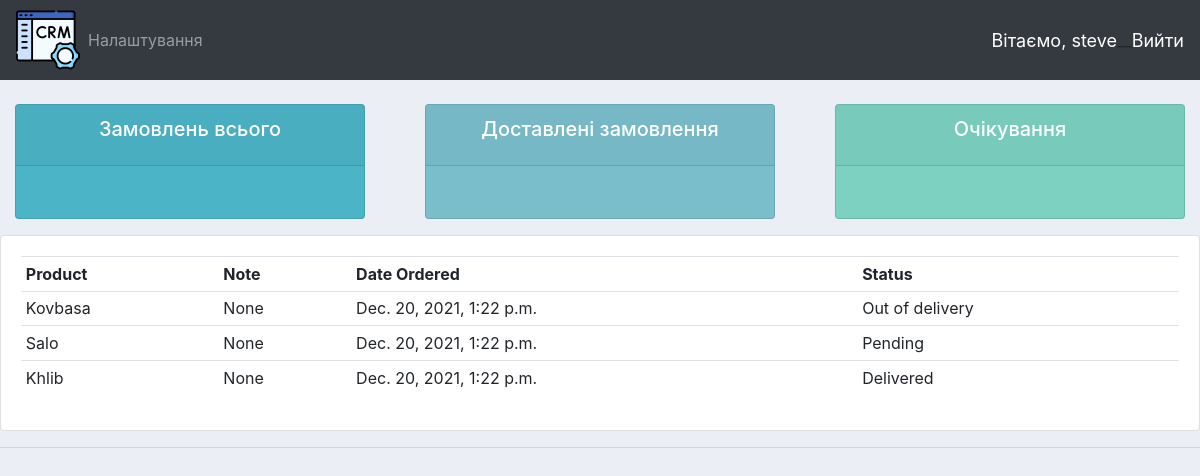
Page /user/ (signed in) on the committed database.
### accounts/models.py (models this page shows)
class Order(models.Model):
    STATUS = (
            ('Pending', 'Pending'),
            ('Out of delivery', 'Out of delivery'),
            ('Delivered', 'Delivered'),
            )
    customer = models.ForeignKey(Customer, null=True, on_delete=models.SET_NULL)
    product = models.ForeignKey(Product, null=True, on_delete=models.SET_NULL)
    date_created = models.DateTimeField(auto_now_add=True)
    status = models.CharField(max_length=200, null=True, choices=STATUS)
    tags = models.ManyToManyField(Tag)
    note = models.CharField(max_length=200, null=True)
    def __str__(self):
        return self.product.name

class Product(models.Model):
    CATEGORY = (
            ('Indoor', 'Indoor'),
            ('Outdoor', 'Outdoor'),
            )
    name = models.CharField(max_length=200, null=True)
    price = models.FloatField(null=True)
    category = models.CharField(max_length=200, null=True, choices=CATEGORY)
    description = models.CharField(max_length=200, null=True, blank=True)
    date_created = models.DateTimeField(auto_now_add=True)
    tags = models.ManyToManyField(Tag)
    def __str__(self):
        return self.name

### accounts/decorators.py (the view)
        def wrapper_func(request, *args, **kwargs):
            group = None
            if request.user.groups.exists():
                group = request.user.groups.all()[0].name
            if group in allowed_roles:
                return view_func(request, *args, **kwargs)
            else:
                return HttpResponse('Ви не авторизовані!')

### accounts/views.py (called while the page is built)
@login_required(login_url='login')
@allowed_users(allowed_roles=['customer'])
def userPage(request):
    orders = request.user.customer.order_set.all()
    print('ORDERS:', orders)
    context = {'orders': orders}
    return render(request, 'accounts/user.html', context)

### accounts/templates/accounts/user.html
{% extends 'accounts/main.html' %}
{% block content %}
{% include 'accounts/status.html' %}
<div class="row">
	<div class="col-md">
		<div class="card card-body">
			<table class="table table-sm">
				<tr>
					<th>Product</th>
					<th>Note</th>
					<th>Date Ordered</th>
					<th>Status</th>
				</tr>
				{% for order in orders %}
				<tr>
					<td>{{order.product}}</td>
					<td>{{order.note}}</td>
					<td>{{order.date_created}}</td>
					<td>{{order.status}}</td>
				</tr>
				{% endfor %}
			</table>
		</div>
	</div>
</div>
{% endblock %}

### accounts/templates/accounts/navbar.html (shortened to what this page needs)
{% load static %}
<nav class="navbar navbar-expand-lg navbar-dark bg-dark">
  <img src="{% static 'images/crm.png' %}" alt="">
  <div class="collapse navbar-collapse" id="navbarNav" >
    <ul class="navbar-nav">
      {% if request.user.is_staff %}
      <li class="nav-item active">
        <a class="nav-link" href="{% url 'home' %}">Головна сторінка</a>
      </li>
      <li class="nav-item">
        <a class="nav-link" href="{% url 'products' %}">Товари</a>
      </li>
      {% else %}
      <li class="nav-item">
        <a class="nav-link" href="{% url 'account' %}">Налаштування</a>
      </li>
      {% endif %}
    </ul>
  </div>
  <span class="hello-msg">Вітаємо,      {{ request.user }}</span>
  __
  <span ><a  class="hello-msg" href="{% url 'logout' %}">Вийти</a></span>
</nav>

### static/css/main.css (style rules this page uses)
body { background-color: #ebeff5; }

### accounts/templates/accounts/navbar.html (style rules this page uses)
.hello-msg { font-size: 18px; color: #fff; margen-right: 20px; }

### rows in the picture
Order: product "Kovbasa", note "None", date_created "Dec. 20, 2021, 1:22 p.m.", status "Out of delivery"
Order: product "Salo", note "None", date_created "Dec. 20, 2021, 1:22 p.m.", status "Pending"
Order: product "Khlib", note "None", date_created "Dec. 20, 2021, 1:22 p.m.", status "Delivered"

### other values in the picture
{{ request.user }} "steve"
